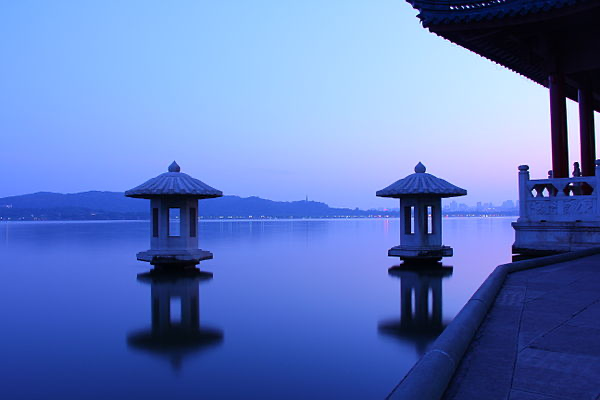
#> input picture Exp4_Image/xihu.png, 600 x 400 px
$ python main.py
#> lines starting #> are read from the running program, lines starting #| are printed output that depends on the picture
from sklearn.linear_model import LinearRegression, Ridge, Lasso
from matplotlib import pyplot as plt
import numpy as np
import cv2


def read_image(img_path):
    """
    读取图片，图片是以 np.array 类型存储
    :param img_path: 图片的路径以及名称
    :return: img np.array 类型存储
    """
#> called with img_path = 'xihu.png'
    # 读取图片
    img = cv2.imread(img_path)
#> img is the input picture: shape (400, 600, 3); mean B, G, R 190, 120.3, 94.3

    # 如果图片是三通道，采用 matplotlib 展示图像时需要先转换通道
    if len(img.shape) == 3:
        img = cv2.cvtColor(img, cv2.COLOR_BGR2RGB)

    return img


def plot_image(image, image_title, is_axis=False):
    """
    展示图像
    :param image: 展示的图像，一般是 np.array 类型
    :param image_title: 展示图像的名称
    :param is_axis: 是否需要关闭坐标轴，默认展示坐标轴
    :return:
    """
    # 展示图片
    plt.imshow(image)

    # 关闭坐标轴,默认关闭
    if not is_axis:
        plt.axis('off')

    # 展示受损图片的名称
    plt.title(image_title)

    # 展示图片
    plt.show()


def save_image(filename, image):
    """
    将np.ndarray 图像矩阵保存为一张 png 或 jpg 等格式的图片
    :param filename: 图片保存路径及图片名称和格式
    :param image: 图像矩阵，一般为np.array
    :return:
    """
    # np.copy() 函数创建一个副本。
    # 对副本数据进行修改，不会影响到原始数据，它们物理内存不在同一位置。
    img = np.copy(image)

    # 从给定数组的形状中删除一维的条目f
    img = img.squeeze()

    # 将图片数据存储类型改为 np.uint8
    if img.dtype == np.double:

        # 若img数据存储类型是 np.double ,则转化为 np.uint8 形式
        img = img * np.iinfo(np.uint8).max

        # 转换图片数组数据类型
        img = img.astype(np.uint8)
    img = cv2.cvtColor(img, cv2.COLOR_RGB2BGR)
    # 生成图片
    cv2.imwrite(filename, img)


def normalization(image):
    """
    将数据线性归一化
    :param image: 图片矩阵，一般是np.array 类型
    :return: 将归一化后的数据，在（0,1）之间
    """
    # 获取图片数据类型对象的最大值和最小值
    info = np.iinfo(image.dtype)

    # 图像数组数据放缩在 0-1 之间
    return image.astype(np.double) / info.max
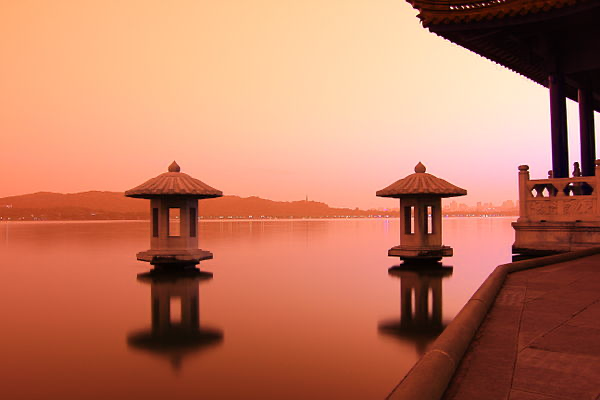
#> returned value: shape (400, 600, 3) float64; mean of channels 0, 1, 2 0.37, 0.472, 0.745; drawn as B, G, R
#| (400, 600, 3)


def noise_mask_image(img, noise_ratio):
    """
    根据题目要求生成受损图片
    :param img: cv2 读取图片,而且通道数顺序为 RGB
    :param noise_ratio: 噪声比率，类型是 List,，内容:[r 上的噪声比率,g 上的噪声比率,b 上的噪声比率]
                        默认值分别是 [0.8,0.4,0.6]
    :return: noise_img 受损图片, 图像矩阵值 0-1 之间，数据类型为 np.array,
             数据类型对象 (dtype): np.double, 图像形状:(height,width,channel),通道(channel) 顺序为RGB
    """
    # 受损图片初始化
    noise_img = None

    # -------------实现受损图像答题区域-----------------
    row = img.shape[0]
#> row = 400
    col = img.shape[1]
#> col = 600
    RGB = [None, None, None]
    for i in range(3):
        # produce noised point for each color tunnel
        for j in range(row):
            if RGB[i] is not None:
                tmp = np.random.choice(2, (1, col),
                                       p=[noise_ratio[i], 1 - noise_ratio[i]])
                RGB[i] = np.concatenate((RGB[i], tmp), axis=0)
            else:
                RGB[i] = np.random.choice(
                    2, (1, col), p=[noise_ratio[i], 1 - noise_ratio[i]])

    # expand
    for i in range(3):
        RGB[i] = RGB[i][:, :, np.newaxis]
    # merge
    res = np.concatenate((RGB[0], RGB[1], RGB[2]), axis=2)
    noise_img = res * img
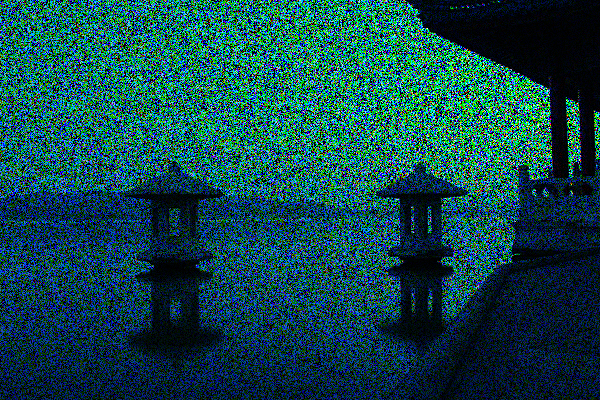
#> noise_img: shape (400, 600, 3) float64; mean R, G, B 0.0741, 0.282, 0.299
    # -----------------------------------------------
    return noise_img


def get_noise_mask(noise_img):
    """
    获取噪声图像，一般为 np.array
    :param noise_img: 带有噪声的图片
    :return: 噪声图像矩阵
    """
    # 将图片数据矩阵只包含 0和1,如果不能等于 0 则就是 1。
    return np.array(noise_img != 0, dtype='double')
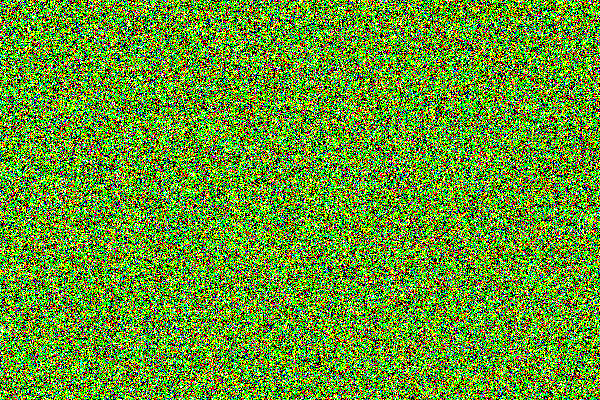
#> returned value: shape (400, 600, 3) float64; mean of channels 0, 1, 2 0.2, 0.598, 0.401; drawn as B, G, R


def compute_error(res_img, img):
    """
    计算恢复图像 res_img 与原始图像 img 的 2-范数
    :param res_img:恢复图像
    :param img:原始图像
    :return: 恢复图像 res_img 与原始图像 img 的2-范数
    """
    # 初始化
    error = 0.0

    # 将图像矩阵转换成为np.narray
    res_img = np.array(res_img)
    img = np.array(img)

    # 如果2个图像的形状不一致，则打印出错误结果，返回值为 None
    if res_img.shape != img.shape:
        print("shape error res_img.shape and img.shape %s != %s" %
              (res_img.shape, img.shape))
        return None

    # 计算图像矩阵之间的评估误差
    error = np.sqrt(np.sum(np.power(res_img - img, 2)))

    return round(error, 3)


def restore_image(noise_img, size=4):
    """
    使用 二元线性回归模型 进行图像恢复
    :param noise_img: 一个受损的图像
    :param size: 输入区域半径，长宽是以 size*size 方形区域获取区域, 默认是 4
    :return: res_img 恢复后的图片，图像矩阵值 0-1 之间，数据类型为 np.array,
            数据类型对象 (dtype): np.double, 图像形状:(height,width,channel), 通道(channel) 顺序为RGB
    """
    # 恢复图片初始化，首先 copy 受损图片，然后预测噪声点的坐标后作为返回值。
    res_img = np.copy(noise_img)

    # 获取噪声图像
    noise_mask = get_noise_mask(noise_img)

    # -------------实现图像恢复代码答题区域----------------------------
    region = 10
    row, col, channel = res_img.shape
#> row = 400; col = 600; channel = 3
    rowCount = row // region
#> rowCount = 40
    colCount = col // region
#> colCount = 60

    for tunnel in range(channel):
        for rowC in range(rowCount + 1):
            ibase = rowC * region
            if rowC == rowCount:
                ibase = row - region
            for colC in range(colCount + 1):
                jbase = colC * region
                if colC == colCount:
                    jbase = col - region
                xTrain = []
                yTrain = []
                xTest = []
                for i in range(ibase, ibase + region):
                    for j in range(jbase, jbase + region):
                        if noise_mask[i, j, tunnel] == 0:
                            xTest.append([i, j])
                            continue
                        xTrain.append([i, j])
                        yTrain.append([res_img[i, j, tunnel]])
                if xTrain == []:
                    print("nothing in xTrain")
                    continue
                regression = LinearRegression()
                regression.fit(xTrain, yTrain)
                pdt = regression.predict(xTest)
                for k in range(len(xTest)):
                    res_img[xTest[k][0], xTest[k][1], tunnel] = pdt[k][0]
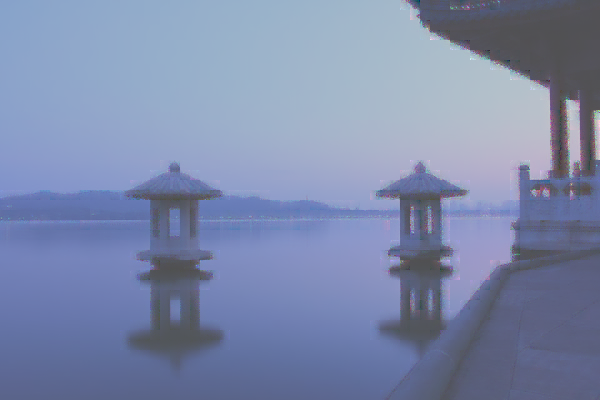
#> res_img: shape (400, 600, 3) float64; mean R, G, B 0.371, 0.472, 0.745; drawn with min black and max white
    res_img[res_img > 1.0] = 1.0
    res_img[res_img < 0.0] = 0.0
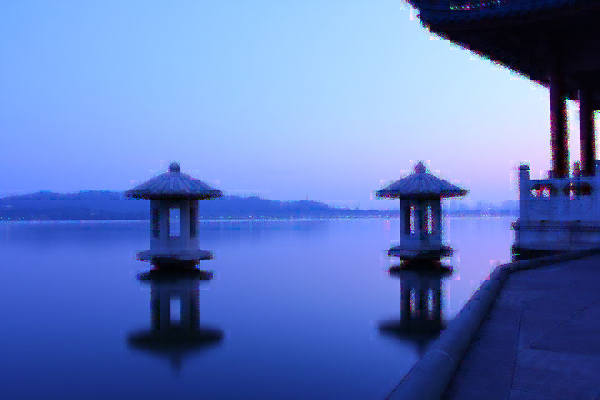
#> res_img: shape (400, 600, 3) float64; mean R, G, B 0.371, 0.472, 0.745
    # ---------------------------------------------------------------
    return res_img


if __name__ == "__main__":
    img_path = 'xihu.png'
    img = read_image(img_path)

    noise_ratio = [0.8, 0.4, 0.6]
    nor_img = normalization(img)
    print(nor_img.shape)

    # 生成受损图片
    noise_img = noise_mask_image(nor_img, noise_ratio)

    # 恢复图片
    res_img = restore_image(noise_img)

    print("噪声图和原图之间的误差: {}".format(compute_error(noise_img, nor_img)))
#> in compute_error, `error = np.sqrt(np.sum(np.power(res_img - img, 2)))`: error = 401.9
#| 噪声图和原图之间的误差: 401.895
    print("恢复图和原图之前的误差: {}".format(compute_error(res_img, nor_img)))
#| 恢复图和原图之前的误差: 33.047

    # 展示恢复图片
    # plot_image(image=res_img, image_title="restore image")

    # 保存噪声和恢复图片
    save_image('noised_' + img_path, noise_img)
    save_image('restored_' + img_path, res_img)
